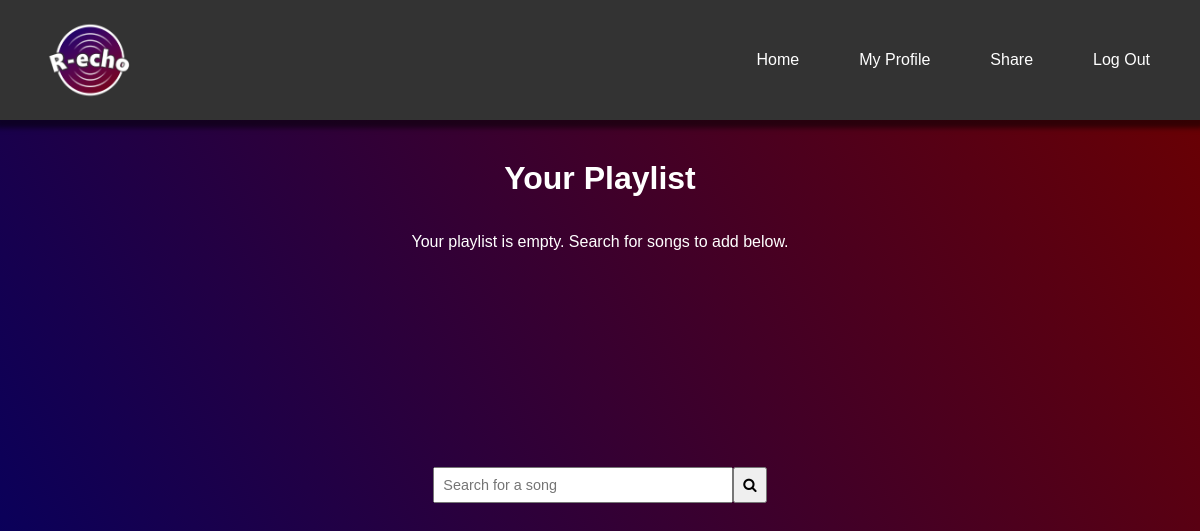
The app's page /edit_playlist (signed in), older data.
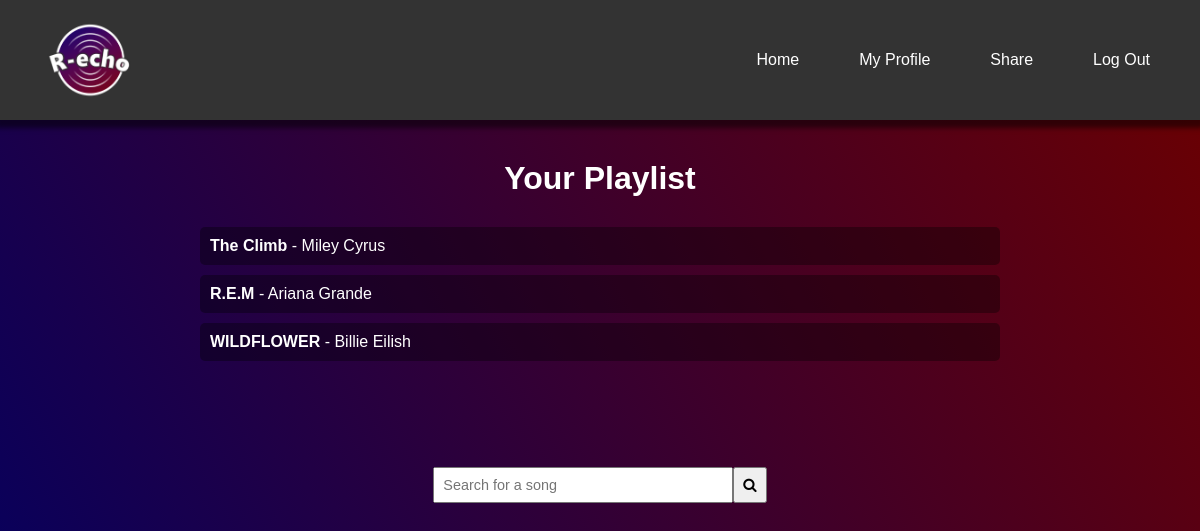
The same page, newer data.
### app/models.py (models this page shows)
class Song(db.Model):
    id = db.Column(db.Integer, primary_key=True)
    spotify_id = db.Column(db.String(64), index=True)
    title = db.Column(db.String(128))
    artist = db.Column(db.String(128))
    album = db.Column(db.String(128))
    album_art = db.Column(db.String(256))
    preview_url = db.Column(db.String(256))
    playlist_id = db.Column(db.Integer, db.ForeignKey('playlist.id'))

### app/routes.py (the view)
@blueprint.route('/edit_playlist')
@login_required
def edit_playlist():
    user_playlist = current_user.get_or_create_playlist()
    songs = user_playlist.songs.all()
    return render_template('edit_playlist.html', songs=songs)

### app/models.py (called while the page is built)
@login.user_loader
def load_user(user_id):
    return User.query.get(int(user_id))

    def get_or_create_playlist(self):
        if self.playlist is None:
            playlist = Playlist(user_id=self.id, name=f"{self.username}'s Playlist")
            db.session.add(playlist)
            db.session.commit()
            self.playlist = playlist
        return self.playlist

### app/templates/edit_playlist.html (shortened to what this page needs)
<!DOCTYPE html>
<html lang="en">
<head>
    <link rel="stylesheet" href="../static/css/nav_bar.css">
    <link rel="stylesheet" href="https://cdnjs.cloudflare.com/ajax/libs/font-awesome/4.7.0/css/font-awesome.min.css">
</head>
<body>
    <div class="navbar">
        <img class="logo" src='../static/assets/logo.png'>
        <div class="nav-right">
            <a href="{{ url_for('main.home') }}">Home</a>
            <a href="{{ url_for('main.profile') }}">My Profile</a>
            <a href="{{ url_for('main.share') }}">Share</a>
            <a href="#" onclick="showLogoutConfirmation()">Log Out</a>
        </div>
    </div>
    <div class="centered">
        <h1>Your Playlist</h1>
        <div class="scroll-container-vertical" id="playlist-container">
            {% if songs %}
                {% for song in songs %}
                <div class="item" data-song-id="{{ song.id }}">
                    <div class="song-info">
                        <strong>{{ song.title }}</strong> - {{ song.artist }}
                    </div>
                </div>
                {% endfor %}
            {% else %}
                <p>Your playlist is empty. Search for songs to add below.</p>
            {% endif %}
        </div>
        <div class="search-container">
            <div class="search-bar">
                <input type="search" id="userSearch" name="userSearch" placeholder="Search for a song">
                <button type="button" id="searchButton"><i class="fa fa-search"></i></button>
            </div>
        </div>
    </div>
</body>
</html>

### app/static/css/nav_bar.css (style rules this page uses)
body { margin: 0; font-family: Arial, sans-serif; background-image: linear-gradient(60deg, rgb(0, 0, 99), rgb(109, 0, 0)); background-attachment: fixed; text-align: center; color: white }
.navbar { background-color: #333; display: flex; height: 120px; align-items: center; justify-content: space-between; flex-wrap: wrap; padding: 0px 20px; overflow: hidden; box-shadow: 0 4px 5px 4px rgba(0, 0, 0, 0.5); }
.navbar a { float: left; display: block; color: white; text-align: center; padding: 14px 30px; margin: 0px; text-decoration: none; }
.nav-right { float: right; }
.logo { height: 80px; width: 140px; }

### app/templates/edit_playlist.html (style rules this page uses)
h1 { margin: 40px; margin-bottom: 10px; }
.centered { display: flex; flex-direction: column; align-items: center; width: 100%; }
.scroll-container-vertical { height: 200px; width: 80%; max-width: 800px; overflow-y: auto; padding: 10px; scrollbar-width: thin; scrollbar-color: black rgba(0, 0, 0, 0.35); margin-bottom: 20px; }
.item { margin: 10px 0; padding: 10px; background: rgba(0, 0, 0, 0.35); text-align: left; border-radius: 5px; position: relative; display: flex; justify-content: space-between; align-items: center; }
.search-container { display: flex; justify-content: center; margin-top: 20px; width: 60%; max-width: 800px; }
.search-bar { display: flex; align-items: center; margin: 0 auto; }
.search-bar > * { padding: 8px; font-size: 0.9em; }
.search-bar input { width: 300px; }
.search-bar button { float: right; cursor: pointer; }
.song-info { flex-grow: 1; }

Row changes from the older to the newer data that the page shows:
added Song: title "The Climb", artist "Miley Cyrus"
added Song: title "R.E.M", artist "Ariana Grande"
added Song: title "WILDFLOWER", artist "Billie Eilish"
Text that changed along with them:
text no longer shown: "Your playlist is empty. Search for songs to add below."
